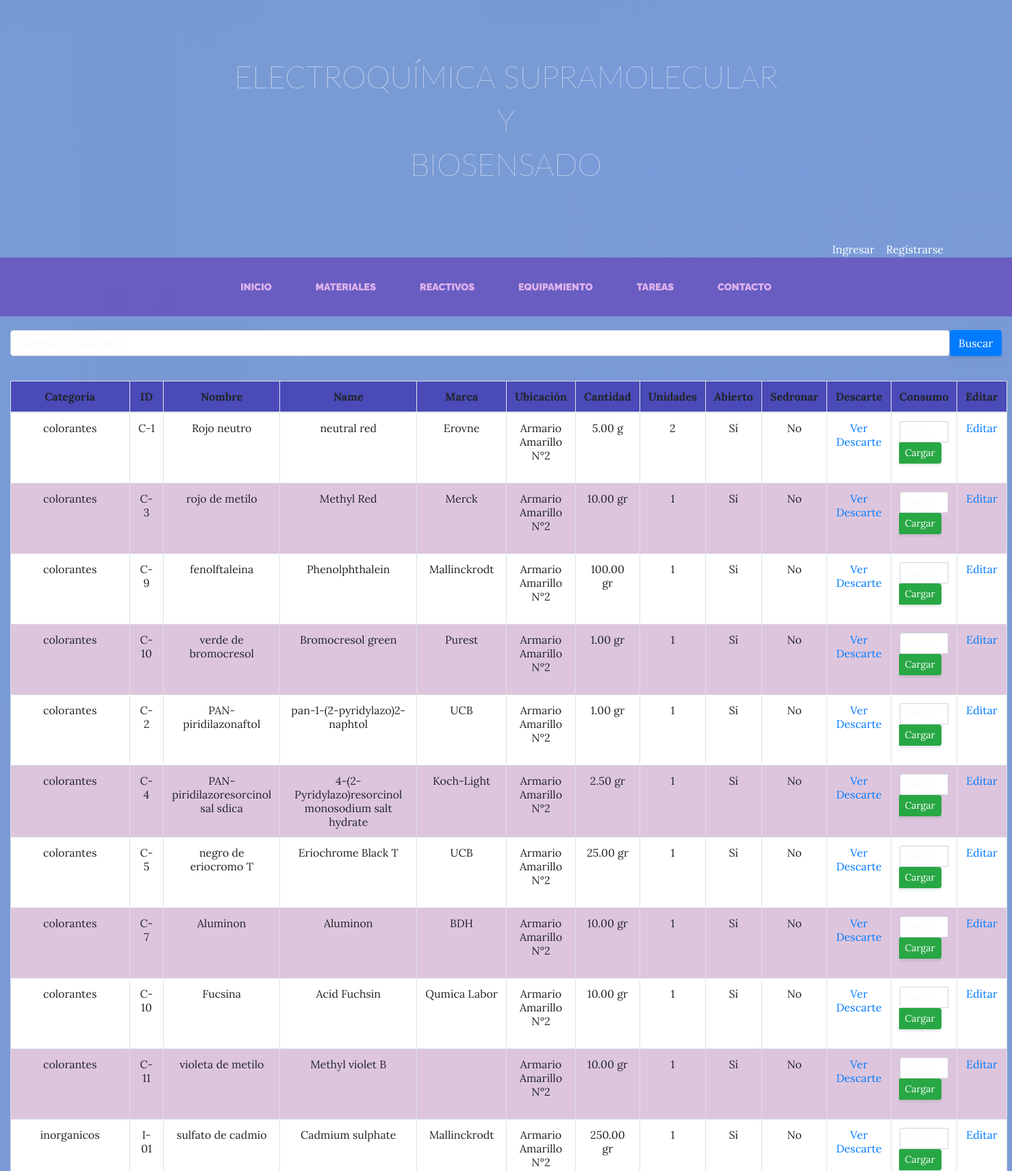
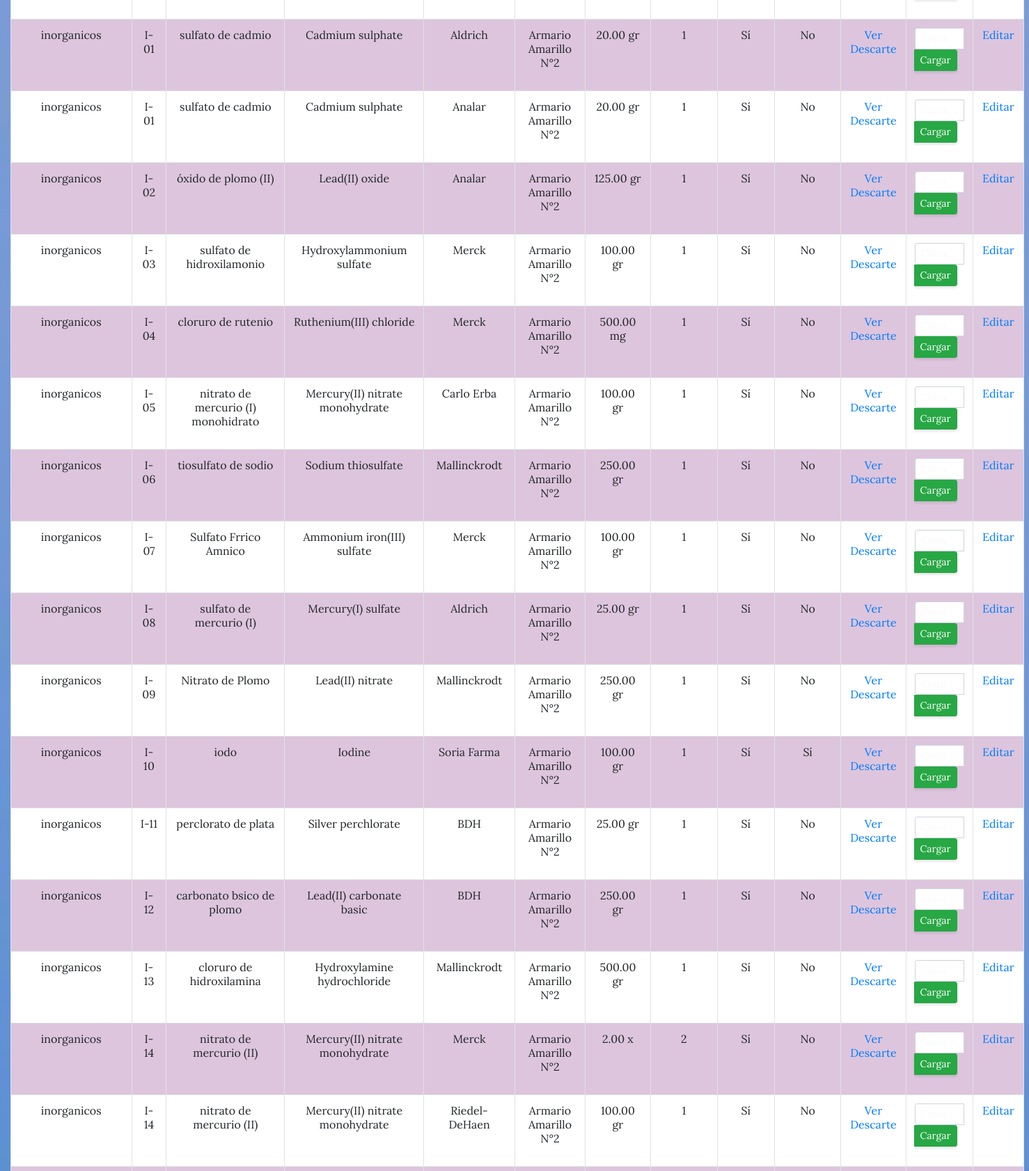
Screenshot of /reactivos/reactivos/ (upper part) with the database file from the repository (2 pictures, top to bottom).
### reactivos/models.py (models this page shows, shortened)
class Producto(models.Model):
    nombre=models.CharField(max_length=50)
    name=models.CharField(max_length=50)
    identificacion=models.CharField(max_length=10)
    categorias=models.ForeignKey(CategoriaProd, on_delete=models.CASCADE)
    ubicacion = models.CharField(max_length=50, default="Armario Amarillo N°2")
    marca=models.CharField(max_length=50)
    CAS=models.CharField(max_length=50)
    imagen=models.ImageField(upload_to="reactivos", null=True, blank=True)
    cantidad=models.FloatField()
    unidad=models.CharField(max_length=10)
    unidades=models.IntegerField(default=1)
    abierto=models.BooleanField(default=True)
    sedronar=models.BooleanField(default=True)
    descarte = models.CharField(max_length=500, default='Reactivos...')
    created=models.DateTimeField(auto_now_add=True)
    updated=models.DateTimeField(auto_now_add=True)
    class Meta:
        verbose_name="Producto"
        verbose_name_plural="Productos"

class CategoriaProd(models.Model):
    nombre=models.CharField(max_length=50)
    created=models.DateTimeField(auto_now_add=True)
    updated=models.DateTimeField(auto_now_add=True)
    class Meta:
        verbose_name="categoriaProd"
        verbose_name_plural="categoriasProd"
    def __str__(self):
        return self.nombre

### reactivos/views.py (the view)
# urls.py: path('reactivos/', include('reactivos.urls')),
def reactivos(request):
    productos=Producto.objects.all()
    return render (request, "reactivos/reactivos.html", {"productos": productos})

### reactivos/templates/reactivos/reactivos.html (shortened to what this page needs)
{% extends "Proyecto1_app/base.html" %}
{% load static %}
{% block content %}
<div class="espacio-en-blanco"></div>
<div class="mi-tabla-container">
  <form class= "mi-tabla-container" method="get" action="{% url 'buscar_productos' %}">
      <div class="form-group d-flex">
          <input type="text" name="q" class="form-control" id="search_input" placeholder="Ingresa tu búsqueda">
      <button type="submit" class="btn btn-primary">Buscar</button>
    </div>
  </form>
  <div class="espacio-en-blanco"></div>
<div class="mi-tabla-container">
  <table class="table table-bordered text-center">
      <thead>
          <tr class="violet-row" >
              <th>Categoría</th>
              <th>ID</th>
              <th>Nombre</th>
              <th>Name</th>
              <th>Marca</th>
              <th>Ubicación</th>
              <th>Cantidad</th>
              <th>Unidades</th>
              <th>Abierto</th>
              <th>Sedronar</th>
              <th>Descarte</th>
              <th>Consumo</th>
              <th>Editar</th>
          </tr>
      </thead>
      <tbody>
          {% for producto in productos %}
              <tr class="{% cycle 'even-row' 'odd-row' %}">
                  <td>{{producto.categorias}}</td>
                  <td>{{ producto.identificacion }}</td>
                  <td>{{ producto.nombre }}</td>
                  <td>{{ producto.name }}</td>
                  <td>{{ producto.marca }}</td>
                  <td>{{ producto.ubicacion }}</td>
                  <td>{{ producto.cantidad|floatformat:2 }} {{ producto.unidad }}</td>
                  <td>{{ producto.unidades }}</td>
                  <td>{% if producto.abierto %}Sí{% else %}No{% endif %}</td>
                  <td>{% if producto.sedronar %}Sí{% else %}No{% endif %}</td>
                  <td><a href="#" onclick="mostrarDescarte('{{ producto.descarte }}')">Ver Descarte</a></td>
                    <td>
                        <form method="post" action="{% url 'cargar_consumo' producto.id %}">
                            <div class="input-group input-group-sm">
                                <input type="number" step="0.0001" name="descuento" placeholder="Consumido" class="form-control" />
                                <div class="input-group-append">
                                    <button type="submit" class="btn btn-success btn-sm">Cargar</button>
                                </div>
                            </div>
                        </form>
                    </td>
                  <td><a href="{% url 'editar_reactivos' producto.id %}">Editar</a></td>
              </tr>
          {% endfor %}
      </tbody>
  </table>
</div>
</div>
{% endblock %}

### Proyecto1_app/static/Proyecto1_app/css/gestion.css (style rules this page uses)
body { font-family:'Lora'; background: linear-gradient(rgba(56, 44, 158, 0.4), rgba(99, 56, 172, 0.4)), url("../img/bg_main.jpg"); background-attachment: fixed; background-position: center; background-size: cover; }
.btn { box-shadow: 0px 3px 3px 0px rgba(33, 37, 41, 0.1); }

### reactivos/templates/reactivos/reactivos.html (style rules this page uses)
.espacio-en-blanco { height: 20px; }
.mi-tabla-container { margin:auto; width: 99%; }
.violet-row { background-color: rgb(74, 74, 185); }
.even-row { background-color: rgb(255, 255, 255); }
.odd-row { background-color: #ddc5dd; }

### rows the page displays
Producto: categorias "colorantes", identificacion "C-1", nombre "Rojo neutro", name "neutral red", marca "Erovne", ubicacion "Armario Amarillo N°2", cantidad "5.00", unidad "g", unidades "2", abierto "Sí", sedronar "No"
Producto: categorias "colorantes", identificacion "C-3", nombre "rojo de metilo", name "Methyl Red", marca "Merck", ubicacion "Armario Amarillo N°2", cantidad "10.00", unidad "gr", unidades "1", abierto "Sí", sedronar "No"
Producto: categorias "colorantes", identificacion "C-9", nombre "fenolftaleina", name "Phenolphthalein", marca "Mallinckrodt", ubicacion "Armario Amarillo N°2", cantidad "100.00", unidad "gr", unidades "1", abierto "Sí", sedronar "No"
Producto: categorias "colorantes", identificacion "C-10", nombre "verde de bromocresol", name "Bromocresol green", marca "Purest", ubicacion "Armario Amarillo N°2", cantidad "1.00", unidad "gr", unidades "1", abierto "Sí", sedronar "No"
Producto: categorias "colorantes", identificacion "C-2", nombre "PAN- piridilazonaftol", name "pan-1-(2-pyridylazo)2-naphtol", marca "UCB", ubicacion "Armario Amarillo N°2", cantidad "1.00", unidad "gr", unidades "1", abierto "Sí", sedronar "No"
Producto: categorias "colorantes", identificacion "C-4", nombre "PAN- piridilazoresorcinol sal sdica", name "4-(2-Pyridylazo)resorcinol monosodium salt hydrate", marca "Koch-Light", ubicacion "Armario Amarillo N°2", cantidad "2.50", unidad "gr", unidades "1", abierto "Sí", sedronar "No"
Producto: categorias "colorantes", identificacion "C-5", nombre "negro de eriocromo T", name "Eriochrome Black T", marca "UCB", ubicacion "Armario Amarillo N°2", cantidad "25.00", unidad "gr", unidades "1", abierto "Sí", sedronar "No"
Producto: categorias "colorantes", identificacion "C-7", nombre "Aluminon", name "Aluminon", marca "BDH", ubicacion "Armario Amarillo N°2", cantidad "10.00", unidad "gr", unidades "1", abierto "Sí", sedronar "No"
Producto: categorias "colorantes", identificacion "C-10", nombre "Fucsina", name "Acid Fuchsin", marca "Qumica Labor", ubicacion "Armario Amarillo N°2", cantidad "10.00", unidad "gr", unidades "1", abierto "Sí", sedronar "No"
Producto: categorias "colorantes", identificacion "C-11", nombre "violeta de metilo", name "Methyl violet B", ubicacion "Armario Amarillo N°2", cantidad "10.00", unidad "gr", unidades "1", abierto "Sí", sedronar "No"
Producto: categorias "inorganicos", identificacion "I-01", nombre "sulfato de cadmio", name "Cadmium sulphate", marca "Mallinckrodt", ubicacion "Armario Amarillo N°2", cantidad "250.00", unidad "gr", unidades "1", abierto "Sí", sedronar "No"
Producto: categorias "inorganicos", identificacion "I-01", nombre "sulfato de cadmio", name "Cadmium sulphate", marca "Aldrich", ubicacion "Armario Amarillo N°2", cantidad "20.00", unidad "gr", unidades "1", abierto "Sí", sedronar "No"
Producto: categorias "inorganicos", identificacion "I-01", nombre "sulfato de cadmio", name "Cadmium sulphate", marca "Analar", ubicacion "Armario Amarillo N°2", cantidad "20.00", unidad "gr", unidades "1", abierto "Sí", sedronar "No"
Producto: categorias "inorganicos", identificacion "I-02", nombre "óxido de plomo (II)", name "Lead(II) oxide", marca "Analar", ubicacion "Armario Amarillo N°2", cantidad "125.00", unidad "gr", unidades "1", abierto "Sí", sedronar "No"
Producto: categorias "inorganicos", identificacion "I-03", nombre "sulfato de hidroxilamonio", name "Hydroxylammonium sulfate", marca "Merck", ubicacion "Armario Amarillo N°2", cantidad "100.00", unidad "gr", unidades "1", abierto "Sí", sedronar "No"
Producto: categorias "inorganicos", identificacion "I-04", nombre "cloruro de rutenio", name "Ruthenium(III) chloride", marca "Merck", ubicacion "Armario Amarillo N°2", cantidad "500.00", unidad "mg", unidades "1", abierto "Sí", sedronar "No"
Producto: categorias "inorganicos", identificacion "I-05", nombre "nitrato de mercurio (I) monohidrato", name "Mercury(II) nitrate monohydrate", marca "Carlo Erba", ubicacion "Armario Amarillo N°2", cantidad "100.00", unidad "gr", unidades "1", abierto "Sí", sedronar "No"
Producto: categorias "inorganicos", identificacion "I-06", nombre "tiosulfato de sodio", name "Sodium thiosulfate", marca "Mallinckrodt", ubicacion "Armario Amarillo N°2", cantidad "250.00", unidad "gr", unidades "1", abierto "Sí", sedronar "No"
Producto: categorias "inorganicos", identificacion "I-07", nombre "Sulfato Frrico Amnico", name "Ammonium iron(III) sulfate", marca "Merck", ubicacion "Armario Amarillo N°2", cantidad "100.00", unidad "gr", unidades "1", abierto "Sí", sedronar "No"
Producto: categorias "inorganicos", identificacion "I-08", nombre "sulfato de mercurio (I)", name "Mercury(I) sulfate", marca "Aldrich", ubicacion "Armario Amarillo N°2", cantidad "25.00", unidad "gr", unidades "1", abierto "Sí", sedronar "No"
Producto: categorias "inorganicos", identificacion "I-09", nombre "Nitrato de Plomo", name "Lead(II) nitrate", marca "Mallinckrodt", ubicacion "Armario Amarillo N°2", cantidad "250.00", unidad "gr", unidades "1", abierto "Sí", sedronar "No"
Producto: categorias "inorganicos", identificacion "I-10", nombre "iodo", name "Iodine", marca "Soria Farma", ubicacion "Armario Amarillo N°2", cantidad "100.00", unidad "gr", unidades "1", abierto "Sí", sedronar "Sí"
Producto: categorias "inorganicos", identificacion "I-11", nombre "perclorato de plata", name "Silver perchlorate", marca "BDH", ubicacion "Armario Amarillo N°2", cantidad "25.00", unidad "gr", unidades "1", abierto "Sí", sedronar "No"
Producto: categorias "inorganicos", identificacion "I-12", nombre "carbonato bsico de plomo", name "Lead(II) carbonate basic", marca "BDH", ubicacion "Armario Amarillo N°2", cantidad "250.00", unidad "gr", unidades "1", abierto "Sí", sedronar "No"
Producto: categorias "inorganicos", identificacion "I-13", nombre "cloruro de hidroxilamina", name "Hydroxylamine hydrochloride", marca "Mallinckrodt", ubicacion "Armario Amarillo N°2", cantidad "500.00", unidad "gr", unidades "1", abierto "Sí", sedronar "No"
Producto: categorias "inorganicos", identificacion "I-14", nombre "nitrato de mercurio (II)", name "Mercury(II) nitrate monohydrate", marca "Merck", ubicacion "Armario Amarillo N°2", cantidad "2.00", unidad "x", unidades "2", abierto "Sí", sedronar "No"
Producto: categorias "inorganicos", identificacion "I-14", nombre "nitrato de mercurio (II)", name "Mercury(II) nitrate monohydrate", marca "Riedel-DeHaen", ubicacion "Armario Amarillo N°2", cantidad "100.00", unidad "gr", unidades "1", abierto "Sí", sedronar "No"
